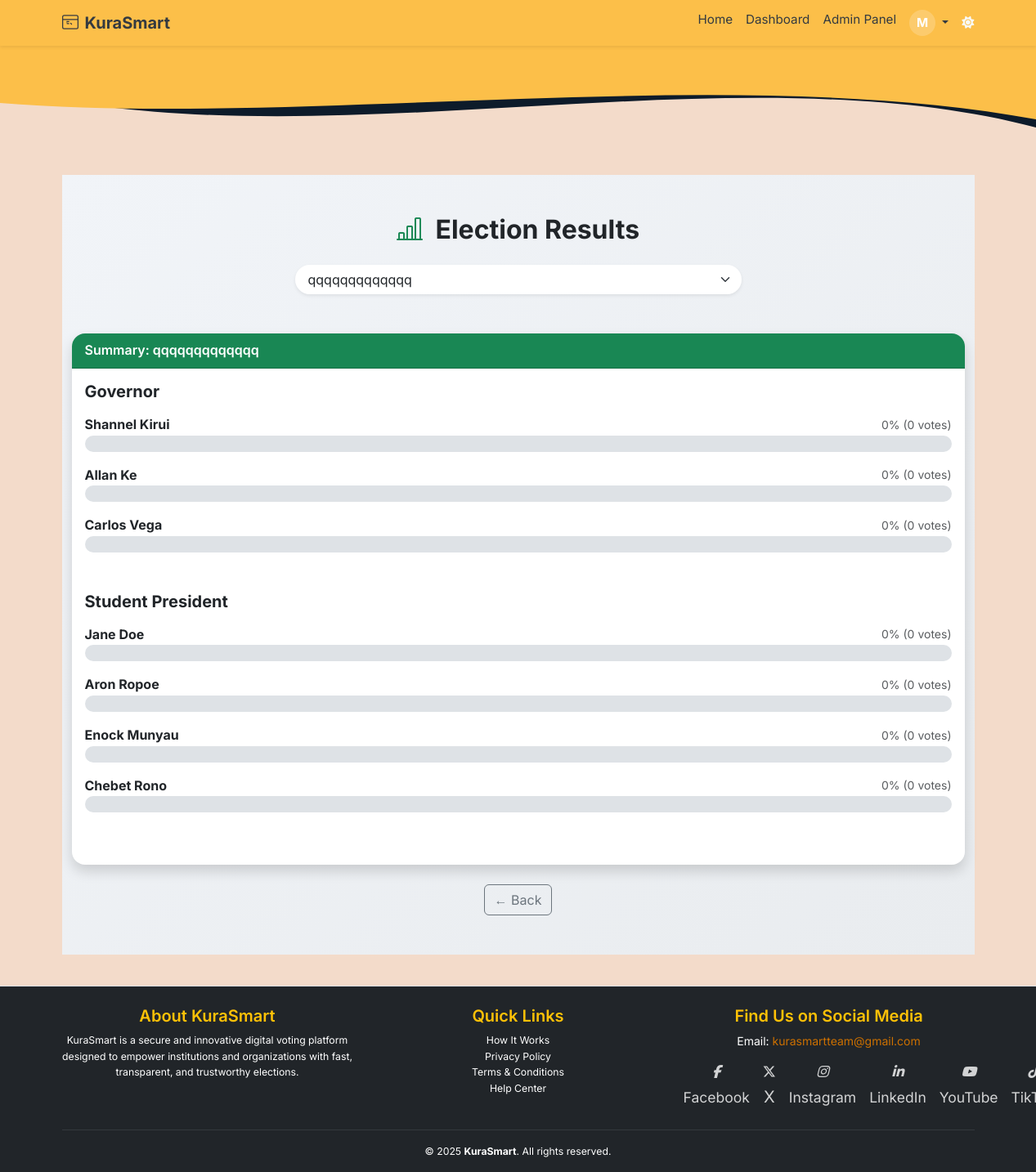
The page /admin/election-results (signed in) on the database its author committed.
### app/models.py (models this page shows, shortened)
class User(db.Model, UserMixin):
    __tablename__ = 'users'
    id = db.Column(db.Integer, primary_key=True)
    email = db.Column(db.String(120), unique=True, nullable=False, index=True)
    full_name = db.Column(db.String(120), nullable=False)
    username = db.Column(db.String(80), unique=True, nullable=True)
    id_number = db.Column(db.String(20), unique=True, nullable=True)
    password_hash = db.Column(db.String(128), nullable=False)
    voting_type = db.Column(db.String(10), nullable=False, default="informal")
    national_id = db.Column(db.String(20), unique=True, nullable=True)
    dob = db.Column(db.Date, nullable=True)
    gender = db.Column(db.String(10), nullable=True)
    county = db.Column(db.String(100), nullable=True)
    sub_county = db.Column(db.String(100), nullable=True)
    division = db.Column(db.String(100), nullable=True)
    location = db.Column(db.String(100), nullable=True)
    sub_location = db.Column(db.String(100), nullable=True)
    profile_image = db.Column(db.String(255), nullable=True, default='profile_images/default-profile.png')
    is_verified = db.Column(db.Boolean, default=False, index=True)
    is_superadmin = db.Column(db.Boolean, default=False)
    role = db.Column(db.Enum(UserRole), default=UserRole.voter, nullable=False, index=True)
    created_at = db.Column(db.DateTime, default=datetime.utcnow)
    candidates = db.relationship('Candidate', back_populates='user', lazy='dynamic')
    verification_requests = db.relationship('VerificationRequest', back_populates='user', lazy='dynamic')
    votes = db.relationship('Vote', back_populates='voter', lazy='dynamic')

class Election(db.Model):
    __tablename__ = 'election'
    id = db.Column(db.Integer, primary_key=True)
    title = db.Column(db.String(255), nullable=False)
    description = db.Column(db.Text)
    start_date = db.Column(db.DateTime(timezone=True), nullable=False)
    end_date = db.Column(db.DateTime(timezone=True), nullable=False)
    is_active = db.Column(db.Boolean, default=True)
    status = db.Column(db.Enum(ElectionStatusEnum), nullable=False, default=ElectionStatusEnum.INACTIVE)
    created_at = db.Column(db.DateTime(timezone=True), default=lambda: datetime.now(ZoneInfo("UTC")))
    updated_at = db.Column(db.DateTime(timezone=True), onupdate=lambda: datetime.now(ZoneInfo("UTC")))
    deactivated_by = db.Column(db.Integer, db.ForeignKey('users.id'))
    candidates = db.relationship('Candidate', back_populates='election', lazy='select')
    positions = db.relationship('Position', back_populates='election', lazy='select', cascade="all, delete-orphan")
    votes = db.relationship('Vote', back_populates='election', lazy='select')

class Position(db.Model):
    __tablename__ = 'position'
    id = db.Column(db.Integer, primary_key=True)
    election_id = db.Column(db.Integer, db.ForeignKey('election.id', ondelete='CASCADE'), nullable=False)
    name = db.Column(db.String(100), nullable=False)
    created_at = db.Column(db.DateTime(timezone=True), default=datetime.utcnow, nullable=False)
    election = db.relationship('Election', back_populates='positions')
    candidates = db.relationship('Candidate', back_populates='position_rel', lazy='selectin', cascade="all, delete-orphan")
    votes = db.relationship('Vote', back_populates='position', lazy='dynamic', cascade="all, delete-orphan")

class Candidate(db.Model):
    __tablename__ = 'candidate'
    id = db.Column(db.Integer, primary_key=True)
    user_id = db.Column(db.Integer, db.ForeignKey('users.id'), nullable=False)
    election_id = db.Column(db.Integer, db.ForeignKey('election.id'), nullable=False)
    position_id = db.Column(db.Integer, db.ForeignKey('position.id'), nullable=False)
    full_name = db.Column(db.String(100), nullable=False)
    profile_photo = db.Column(db.String(255))
    party_name = db.Column(db.String(100))
    position = db.Column(db.String(100), nullable=True)
    description = db.Column(db.Text)
    manifesto = db.Column(db.Text)
    approved = db.Column(db.Boolean, default=False)
    created_at = db.Column(db.DateTime, default=datetime.utcnow)
    user = db.relationship('User', back_populates='candidates')
    election = db.relationship('Election', back_populates='candidates')
    position_rel = db.relationship('Position', back_populates='candidates')
    votes = db.relationship('Vote', back_populates='candidate', lazy='dynamic')

### app/routes/web_auth.py (the view)
@admin_web_bp.route('/election-results')
@login_required
def election_results():
    try:
        elections = Election.query.order_by(Election.title).all()
        if not elections:
            flash("No elections available.", "warning")
            return redirect(url_for("admin_web.manage_elections"))
        election_id = request.args.get("election_id", type=int)
        selected = (
            Election.query.options(
                joinedload(Election.positions).joinedload(Position.candidates)
            )
            .filter_by(id=election_id)
            .first() if election_id else elections[0]
        )
        if not selected:
            flash("Selected election not found.", "danger")
            return redirect(url_for("admin_web.election_results"))
        votes = Vote.query.filter_by(election_id=selected.id).all()
        vote_counts = defaultdict(int)
        for vote in votes:
            vote_counts[vote.candidate_id] += 1
        for position in selected.positions:
            for candidate in position.candidates:
                candidate._vote_count = vote_counts.get(candidate.id, 0)
                candidate.vote_count = lambda c=candidate: c._vote_count  # Bind vote_count method
            position.total_votes = lambda pos=position: sum(c._vote_count for c in pos.candidates)
            position.leading_candidate = lambda pos=position: max(pos.candidates, key=lambda c: c._vote_count, default=None)
        return render_template(
            'admin/election_results.html',
            elections=elections,
            selected_election=selected
        )
    except Exception as e:
        flash(f"Error fetching election results: {e}", "danger")
        return redirect(url_for("admin_web.manage_elections"))

### app/routes/web_auth.py (called while the page is built)
@admin_web_bp.context_processor
def inject_notifications():
    if current_user.is_authenticated:
        unread_notifications = Notification.query.filter_by(user_id=current_user.id, read=False).order_by(Notification.created_at.desc()).all()
        return dict(unread_notifications=unread_notifications)
    return dict(unread_notifications=[])

### app/templates/admin/election_results.html (shortened to what this page needs)
{% extends "base.html" %}
{% block content %}
<div class="admin-dashboard-background py-5">
  <div class="container" data-aos="fade-up">
    <h2 class="mb-4 fw-bold text-center">
      <i class="bi bi-bar-chart-line me-2 text-success"></i> Election Results
    </h2>
    <form method="GET" class="mb-5 text-center" data-aos="zoom-in">
      <div class="input-group w-50 mx-auto shadow-sm rounded-pill overflow-hidden">
        <select class="form-select border-0 ps-3" name="election_id" onchange="this.form.submit()" required>
          {% for election in elections %}
            <option value="{{ election.id }}" {% if election.id == selected_election.id %}selected{% endif %}>
              {{ election.title }}
            </option>
          {% endfor %}
        </select>
      </div>
    </form>
    {% if selected_election %}
    <div class="card shadow border-0 rounded-4 mb-4" data-aos="fade-up" data-aos-delay="100">
      <div class="card-header bg-success text-white fw-semibold rounded-top-4">
        Summary: {{ selected_election.title }}
      </div>
      <div class="card-body">
        {% if not selected_election.positions %}
          <p class="text-center text-muted">No positions or candidates found for this election.</p>
        {% else %}
          {% for position in selected_election.positions %}
            <div class="mb-5" data-aos="fade-up" data-aos-delay="{{ loop.index * 100 }}">
              <h5 class="mb-3 fw-bold">{{ position.name }}</h5>
              {% set total_votes = position.total_votes() %}
              {% set leading_candidate = position.leading_candidate() %}
              {% if position.candidates %}
                {% for candidate in position.candidates %}
                  {% set count = candidate.vote_count() %}
                  {% set percent = (count / total_votes * 100) if total_votes else 0 %}
                  <div class="mb-3">
                    <div class="d-flex justify-content-between align-items-center">
                      <strong class="text-dark">
                        {{ candidate.full_name }}
                      </strong>
                      <span class="text-muted small">
                        {{ percent | round(1) }}% ({{ count }} vote{{ 's' if count != 1 else '' }})
                      </span>
                    </div>
                    <div class="progress">
                    </div>
                  </div>
                {% endfor %}
              {% else %}
                <p class="text-muted">No candidates for this position.</p>
              {% endif %}
            </div>
          {% endfor %}
        {% endif %}
      </div>
    </div>
    {% endif %}
    <div class="text-center mt-4">
      <a href="{{ request.referrer or url_for('dashboard.dashboard_home') }}" class="btn btn-outline-secondary">
        ← Back
      </a>
    </div>
  </div>
</div>
{% endblock %}

### app/templates/base.html (shortened to what this page needs)
<!DOCTYPE html>
<html lang="en" data-bs-theme="auto">
<head>
  <link rel="stylesheet" href="https://cdn.jsdelivr.net/npm/bootstrap@5.3.3/dist/css/bootstrap.min.css">
  <link rel="stylesheet" href="https://cdnjs.cloudflare.com/ajax/libs/font-awesome/6.5.0/css/all.min.css"/>
  <link rel="stylesheet" href="https://cdn.jsdelivr.net/npm/aos@2.3.4/dist/aos.css">
  <link rel="stylesheet" href="https://cdn.jsdelivr.net/npm/bootstrap-icons@1.10.5/font/bootstrap-icons.css">
  <link rel="stylesheet" href="{{ url_for('static', filename='styles.css') }}">
</head>
<body class="text-dark d-flex flex-column min-vh-100">
  <nav class="navbar navbar-expand-lg sticky-top shadow-sm" style="background-color: #fcbf49;">
    <div class="container">
      <a class="navbar-brand fw-bold d-flex align-items-center gap-2" href="{{ url_for('main.index') }}">
        KuraSmart
      </a>
      <div class="collapse navbar-collapse" id="navCollapse">
        <ul class="navbar-nav ms-auto mb-2 mb-lg-0">
          <li class="nav-item">
            <a class="nav-link {% if request.endpoint == 'main.index' %}active{% endif %}" href="{{ url_for('main.index') }}">Home</a>
          </li>
          {% if current_user.is_authenticated %}
            <li class="nav-item">
              <a class="nav-link {% if request.endpoint in ['admin_web.dashboard'] %}active{% endif %}" href="{{ url_for('admin_web.dashboard') }}">
                Dashboard
              </a>
            </li>
            {% if current_user.is_super_admin or current_user.role == 'admin' %}
              <li class="nav-item">
                <a class="nav-link {% if request.endpoint == 'admin_web.dashboard' %}active{% endif %}" href="{{ url_for('admin_web.dashboard') }}">
                  Admin Panel
                </a>
              </li>
            {% endif %}
            <li class="nav-item dropdown">
              <a class="nav-link dropdown-toggle" href="#" id="userMenu" role="button" data-bs-toggle="dropdown" aria-expanded="false">
                <div class="nav-profile-wrapper">
                  <div class="profile-initial bg10">
                    {{ current_user.full_name[0]|upper }}
                  </div>
                </div>
              </a>
            </li>
          {% endif %}
        </ul>
        <span id="theme-toggle" class="text-light ms-2" title="Toggle theme" style="cursor: pointer;">
          <i class="fas fa-moon"></i>
        </span>
      </div>
    </div>
  </nav>
  <div class="position-relative">
    <svg viewBox="0 0 500 150" preserveAspectRatio="none" class="w-100" style="height: 150px; display: block;">
      <path d="M0,50 C150,150 350,0 500,100 L500,0 L0,0 Z" style="fill: #0d1b2a;"></path>
      <path d="M0,70 C150,100 350,20 500,90 L500,0 L0,0 Z" style="fill: #fcbf49;"></path>
    </svg>
  </div>
  <main class="container py-2 flex-grow-1">
    {% block content %}{% endblock %}
  </main>
  <footer class="bg-dark text-white pt-4 pb-3 border-top shadow-sm">
  <div class="container">
    <div class="row g-4">
      <div class="col-md-4">
        <h5 class="text-warning">About KuraSmart</h5>
        <p class="small">
          KuraSmart is a secure and innovative digital voting platform designed to empower institutions and organizations with fast, transparent, and trustworthy elections.
        </p>
      </div>
      <div class="col-md-4">
        <h5 class="text-warning">Quick Links</h5>
        <ul class="list-unstyled small">
          <li><a href="#" data-bs-toggle="modal" data-bs-target="#howItWorksModal">How It Works</a></li>
          <li><a href="#" data-bs-toggle="modal" data-bs-target="#privacyModal">Privacy Policy</a></li>
          <li><a href="#" data-bs-toggle="modal" data-bs-target="#termsModal">Terms & Conditions</a></li>
          <li><a href="#" data-bs-toggle="modal" data-bs-target="#helpCenterModal">Help Center</a></li>
        </ul>
      </div>
      <div class="col-md-4">
        <h5 class="text-warning">Find Us on Social Media</h5>
        <p style="font-size: 14px; margin-bottom: 8px;">
          Email: <a href="mailto:support@kurasmart.com" style="color:#cc7000; text-decoration: none;">kurasmartteam@gmail.com</a>
        </p>
        <div class="social-icons d-flex gap-3" style="position: relative; left: 0px;">
          <a href="https://www.facebook.com/home.php" title="Facebook"><i class="fab fa-facebook-f fs-6" style="font-style: italic;"></i><span class="small">Facebook</span></a>
          <a href="https://x.com/?lang=en" title="Twitter"><i class="fa-brands fa-x-twitter fs-6"></i>X</a>
          <a href="https://www.instagram.com/#reactivated" title="Instagram"><i class="fab fa-instagram fs-6" style="font-style: italic;"></i><span class="small">Instagram</span></a>
          <a href="https://www.linkedin.com" title="LinkedIn"><i class="fab fa-linkedin-in fs-6" style="font-style: italic;"></i><span class="small">LinkedIn</span></a>
          <a href="https://www.youtube.com" title="YouTube"><i class="fab fa-youtube fs-6" style="font-style: italic;"></i><span class="small">YouTube</span></a>
          <a href="https://www.tiktok.com" title="TikTok"><i class="fab fa-tiktok fs-6" style="font-style: italic;"></i> <span class="small">TikTok</span></a>
        </div>
      </div>
    </div>
    <hr class="border-secondary mt-4">
    <div class="text-center small">
      &copy; 2025 <strong>KuraSmart</strong>. All rights reserved.
    </div>
  </div>
</footer>
</body>
</html>

### app/static/styles.css (style rules this page uses)
body { font-family: 'Segoe UI', Tahoma, Geneva, Verdana, sans-serif; background-color: #f8f9fa; margin: 0; padding: 0; }
.navbar-brand { font-weight: bold; color: #343a40 !important; }
.navbar-nav .nav-item .nav-link { color: #343a40; }
footer { background-color: #f1f3f5; padding: 10px; text-align: center; font-size: 0.9rem; color: #6c757d; margin-top: 30px; }

### app/templates/base.html (style rules this page uses)
body { font-family: 'Inter', sans-serif; background-color: #F3DBCA; margin: 0; padding: 0; line-height: 1.6; }
.navbar { padding-top: 0.25rem; padding-bottom: 0.25rem; font-size: 0.95rem; }
.navbar-brand svg { margin-top: -2px; }
.nav-profile-wrapper { position: relative; display: inline-block; }
.profile-initial { background-color: #ffffff33; color: #ffffff; font-weight: bold; width: 32px; height: 32px; display: flex; align-items: center; justify-content: center; border-radius: 50%; font-size: 0.95rem; text-transform: uppercase; cursor: pointer; }
footer { font-size: 0.875rem; }
footer h5 { font-weight: 600; }
.social-icons a { color: #ffffffcc; font-size: 1.2rem; transition: color 0.3s ease, transform 0.3s ease; }
@media (min-width: 600px) { .social-icons { margin-top: 0; } }
footer a { color: #ffffff; text-decoration: none; transition: all 0.3s ease; }
footer .social-icons a { font-size: 1.25rem; transition: transform 0.3s ease, color 0.3s ease; }

### app/templates/admin/election_results.html (style rules this page uses)
.admin-dashboard-background { background: linear-gradient(to bottom right, #f1f4f8, #e9ecef); min-height: 100vh; }
.progress { height: 1.25rem; border-radius: 0.75rem; background-color: #dee2e6; }

### rows shown on the page
User: full_name "M"
Election: title "qqqqqqqqqqqqq"
Position: name "Governor"
Candidate: full_name "Shannel Kirui", approved "0", value "s"
Candidate: full_name "Allan Ke", approved "0", value "s"
Candidate: full_name "Carlos Vega", approved "0", value "s"
Position: name "Student President"
Candidate: full_name "Jane Doe", approved "0", value "s"
Candidate: full_name "Aron Ropoe", approved "0", value "s"
Candidate: full_name "Enock Munyau", approved "0", value "s"
Candidate: full_name "Chebet Rono", approved "0", value "s"

### other values the page prints
form field election_id "qqqqqqqqqqqqq"
